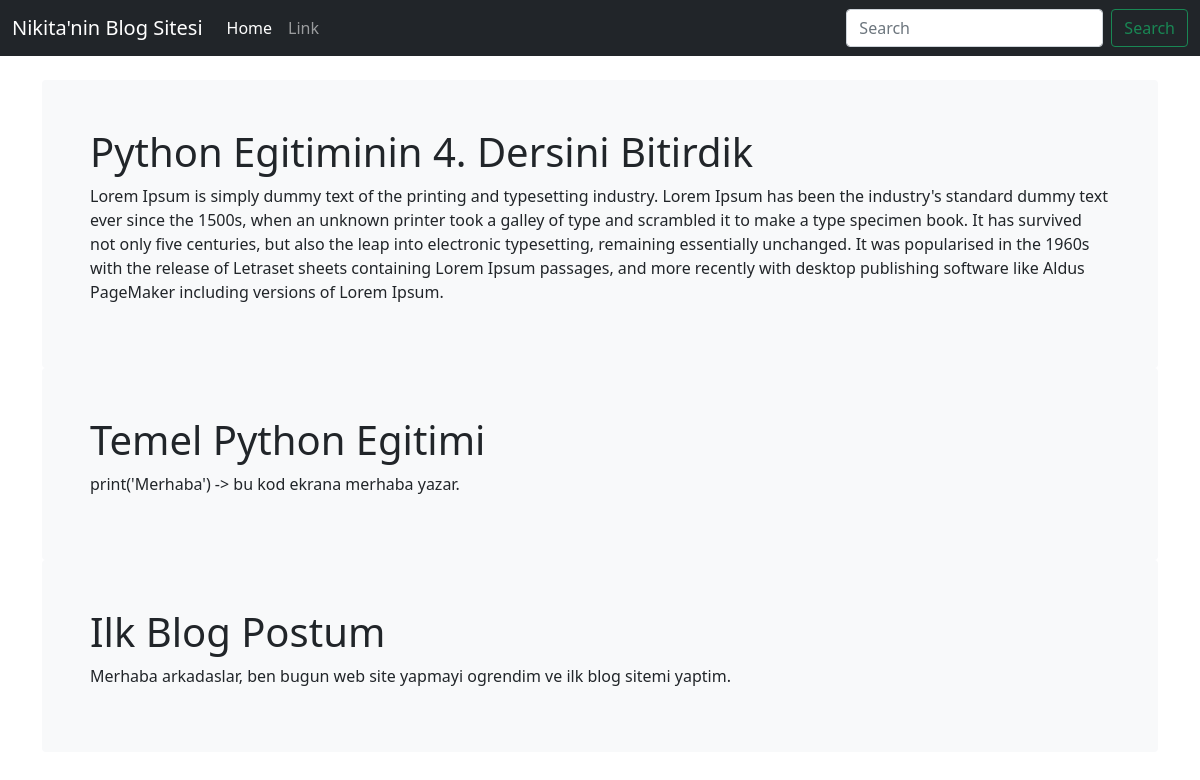
Screenshot of /blog/ with the database file from the repository.
### blog/models.py (models this page shows, shortened)
class Post(models.Model):
    title = models.CharField(max_length=200)
    body = models.TextField()

### blog/views.py (the view)
# urls.py: path('', index),
def index(request):
    postlar = Post.objects.all().order_by('-id')
    return render(request, 'index.html', {'postlar': postlar})

### templates/index.html (shortened to what this page needs)
<!doctype html>
<html lang="en">
<head>
    <link href="https://cdn.jsdelivr.net/npm/bootstrap@5.1.3/dist/css/bootstrap.min.css" rel="stylesheet"
>
</head>
<body>
    <nav class="navbar navbar-expand-md navbar-dark bg-dark mb-4">
        <div class="container-fluid">
            <a class="navbar-brand" href="#">Nikita'nin Blog Sitesi</a>
            <div class="collapse navbar-collapse" id="navbarCollapse">
                <ul class="navbar-nav me-auto mb-2 mb-md-0">
                    <li class="nav-item">
                        <a class="nav-link active" aria-current="page" href="#">Home</a>
                    </li>
                    <li class="nav-item">
                        <a class="nav-link" href="#">Link</a>
                    </li>
                </ul>
                <form class="d-flex">
                    <input class="form-control me-2" type="search" placeholder="Search" aria-label="Search">
                    <button class="btn btn-outline-success" type="submit">Search</button>
                </form>
            </div>
        </div>
    </nav>
    <main class="container">
        {% for post in postlar %}
        <div class="bg-light p-5 rounded">
            <h1>{{ post.title }}</h1>
            <p>{{ post.body }}</p>
        </div>
        {% endfor %}
    </main>
</body>
</html>

### rows the page displays
Post: title "Python Egitiminin 4. Dersini Bitirdik", body "Lorem Ipsum is simply dummy text of the printing and typesetting industry. Lorem Ipsum has been the industry's standard dummy text ever since the 1500s, when an unknown printer took a galley of type and scrambled it to make a type specimen book. It has survived not only five centuries, but also the leap into electronic typesetting, remaining essentially unchanged. It was popularised in the 1960s with the release of Letraset sheets containing Lorem Ipsum passages, and more recently with desktop publishing software like Aldus PageMaker including versions of Lorem Ipsum."
Post: title "Temel Python Egitimi", body "print('Merhaba') -> bu kod ekrana merhaba yazar."
Post: title "Ilk Blog Postum", body "Merhaba arkadaslar, ben bugun web site yapmayi ogrendim ve ilk blog sitemi yaptim."
